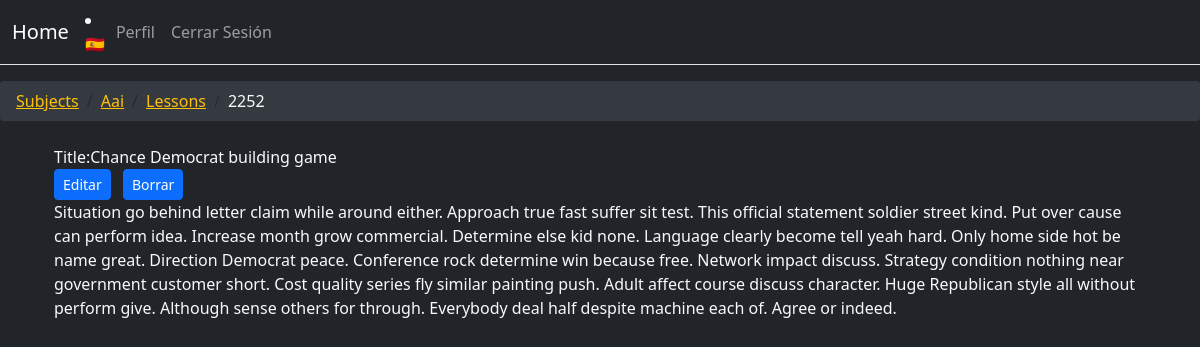
Screenshot of /subjects/AAI/lessons/2252/ (signed in) with the database file from the repository.
### subjects/models.py (models this page shows, shortened)
class Lesson(models.Model):
    title = models.CharField(max_length=50)
    content = models.TextField(blank=True, null=True)
    subject = models.ForeignKey(
        'subjects.Subject', on_delete=models.CASCADE, related_name='lessons'
    )

### subjects/views.py (the view)
@login_required
def lessons_details(request, subject_code, lesson_pk):
    user = request.user
    isteacher = Profile.is_teacher(user)
    subject = Subject.objects.get(code=subject_code)
    if subject.teacher != request.user:
        if not check_enrollment(subject, user):
            return HttpResponseForbidden()
    lesson = Lesson.objects.get(pk=lesson_pk)
    return render(
        request,
        'lesson_details.html',
        {'isteacher': isteacher, 'lesson': lesson, 'subject': subject},
    )

### shared/context_processors.py (called while the page is built)
def breadcrumbs(request):
    crumbs = []
    if request.resolver_match:
        path_parts = request.path_info.strip('/').split('/')
        current_url = ''
        for part in path_parts:
            current_url += f'/{part}'
            crumbs.append({'title': part.capitalize(), 'url': current_url})
    if crumbs:
        crumbs[-1]['active'] = True
    return {'breadcrumbs': crumbs}

def subjects(request):
    user = request.user
    if user.is_authenticated:
        user = request.user
        isteacher = Profile.is_teacher(user)
        if isteacher:
            subjects = Subject.objects.filter(teacher=user)
        else:
            subjects = Subject.objects.filter(students=user)
        return {'subjects': subjects}
    return {}

### shared/templatetags/shared_extras.py (called while the page is built)
@register.inclusion_tag('includes/setlang.html', takes_context=True)
def setlang(context):
    LANGUAGES = {
        'en': '🇺🇸',
        'es': '🇪🇸',
    }
    current_lang = get_language()
    current_flag = LANGUAGES.pop(current_lang)
    next = context['request'].path
    return {
        'current_lang': current_lang,
        'current_flag': current_flag,
        'languages': LANGUAGES,
        'next': next,
    }

### users/models.py (called while the page is built)
    @classmethod
    def is_teacher(cls, user):
        return user.profile.role == Profile.Role.TEACHER

### subjects/templates/lesson_details.html (shortened to what this page needs)
{% extends "base.html" %}
{% load markdownify %}
 {% block body %}
<div class="container mt-4">
  <div class="list-group text-light">
        <div class="title">Title:{{ lesson.title }}</div>
        {% if isteacher %}
        <div class="buttons">
          <a
          href="{% url "subjects:lessons_edit" subject.code lesson.pk %}"
          class="btn btn-primary btn-sm me-2"
          >Editar</a
        >
        <a
        href="{% url "subjects:lessons_delete" subject.code lesson.pk %}"
        class="btn btn-primary btn-sm me-2"
        >Borrar</a
      >
        </div>
        {% endif %}
        <div >{{ lesson.content |markdownify }}
        </div>
  </div>
</div>
  {% endblock body %}

### shared/templates/base.html (style rules this page uses)
body { background-color: #212529; color: #f8f9fa; }

### rows the page displays
Lesson: title "Chance Democrat building game", content "Situation go behind letter claim while around either. Approach true fast suffer sit test. This official statement soldier street kind. Put over cause can perform idea. Increase month grow commercial. Determine else kid none. Language clearly become tell yeah hard. Only home side hot be name great. Direction Democrat peace. Conference rock determine win because free. Network impact discuss. Strategy condition nothing near government customer short. Cost quality series fly similar painting push. Adult affect course discuss character. Huge Republican style all without perform give. Although sense others for through. Everybody deal half despite machine each of. Agree or indeed."

### other values shown
{{ flag }} "🇪🇸"
{{ crumb.title }} "Subjects" "Aai" "Lessons"
{{ crumb.title }} "2252"
